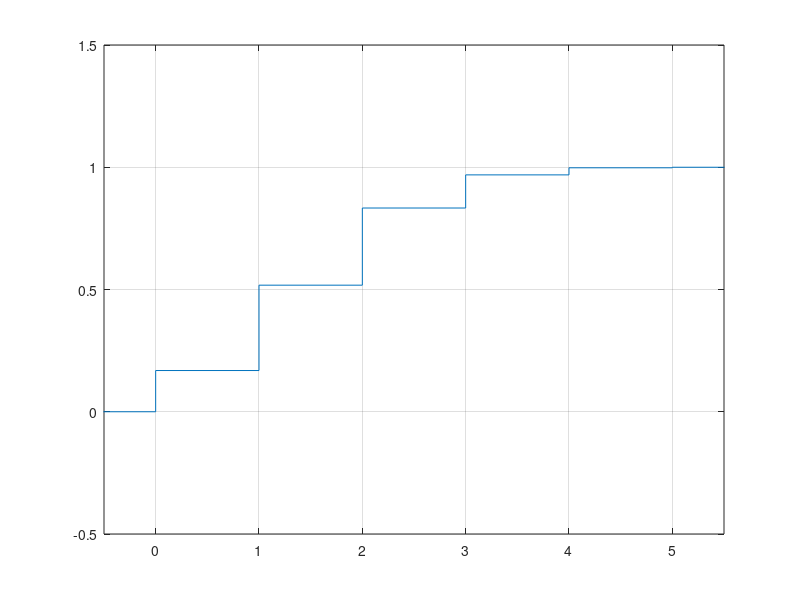

Reproduce this figure in MATLAB.
p = 0.3;
n = 5;
N = 1e4;

prob = zeros(1,6);
M = rand(n,N) < p;
faucets = sum(M);

for i = (0:5)
    counter = 0;
    for j = (1:length(faucets))
        if faucets(j) == i
            counter = counter + 1;
        end
    end
    prob(i + 1) = counter/N;
end

% i)

figure

x = (0:5);
stem(x,prob, '-o')
ylim([-0.1,0.5])
grid on;

% ii)

y = [0,cumsum(prob),1];
stairs([-1,x,6],y)
xlim([-0.5,5.5])
ylim([-0.5,1.5])
grid on;

% iii)

x_iii = prob(1) + prob(2) + prob(3)
